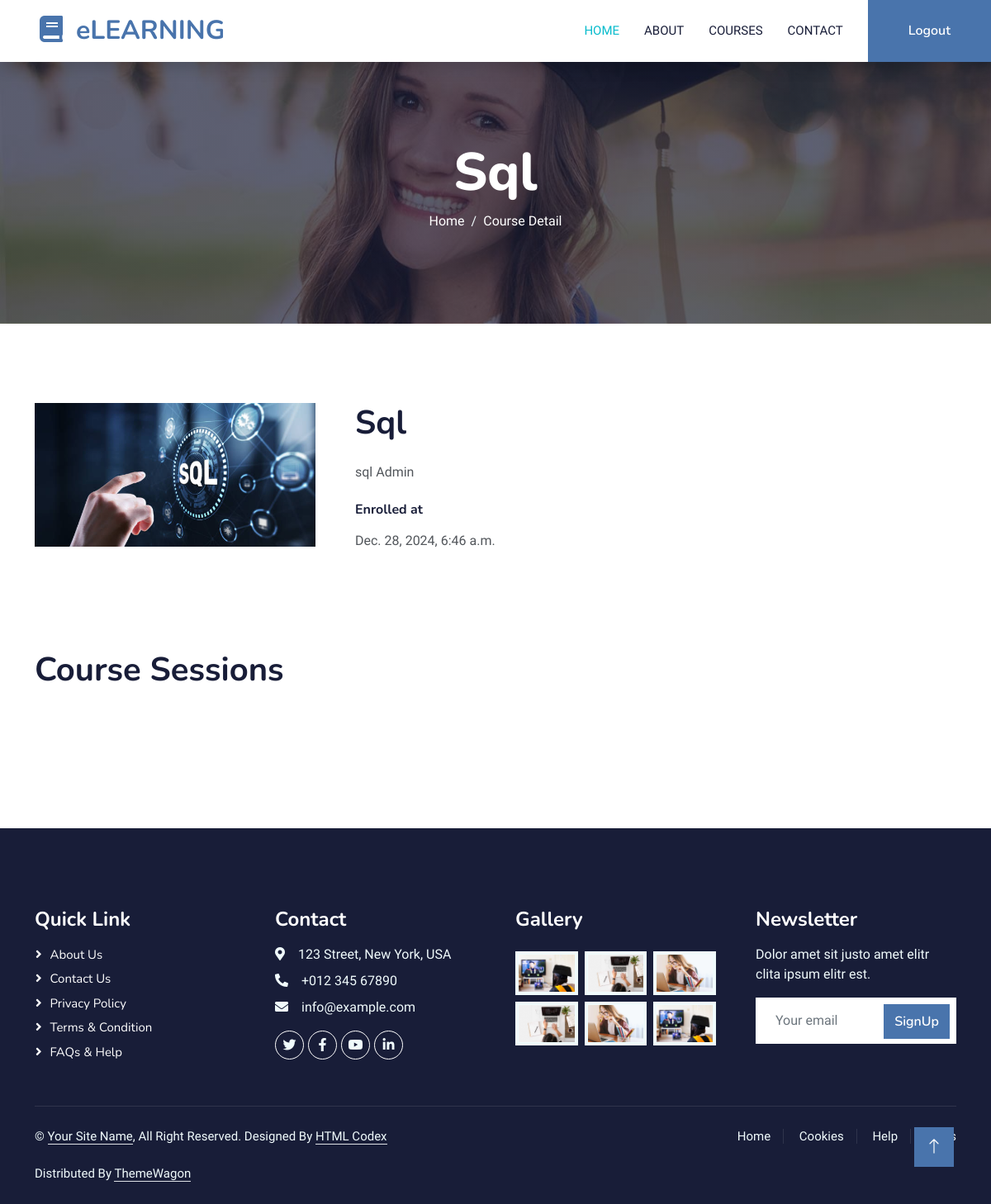
Page /course_detail/5 (signed in) on the committed database.
### courses/models.py (models this page shows, shortened)
class Course(models.Model):
    name = models.CharField(max_length=255)
    image = models.ImageField(upload_to="course/")
    category = models.ForeignKey(
        CourseCategory, related_name="courses", on_delete=models.CASCADE
    )
    description = models.TextField()
    created_at = models.DateTimeField(auto_now_add=True)

class Enrollment(models.Model):
    course = models.ForeignKey(Course, on_delete=models.CASCADE)
    student = models.ForeignKey(User, on_delete=models.CASCADE)
    enrolled_at = models.DateTimeField(auto_now_add=True)

### courses/views.py (the view)
# urls.py: path("course_detail/<int:course_id>", course_detail, name="course_detail"),
@login_required(login_url="/login")
def course_detail(request, course_id):
    course = Course.objects.get(id=course_id)
    is_enrolled = Enrollment.objects.filter(
        student=request.user, course=course
    ).exists()
    enrollment = Enrollment.objects.filter(student=request.user, course=course).first()
    return render(
        request,
        "courses/course_detail.html",
        context={
            "course": course,
            "enrollment": enrollment,
            "is_enrolled": is_enrolled,
        },
    )

### courses/templates/courses/course_detail.html (shortened to what this page needs)
{% extends 'base.html' %}
{% load static %}
{% block content %}
  <div class="container-fluid bg-primary py-5 mb-5 page-header">
    <div class="container py-5">
      <div class="row justify-content-center">
        <div class="col-lg-10 text-center">
          <h1 class="display-3 text-white animated slideInDown">{{ course.name }}</h1>
          <nav aria-label="breadcrumb">
            <ol class="breadcrumb justify-content-center">
              <li class="breadcrumb-item">
                <a class="text-white" href="{% static '#' %}">Home</a>
              </li>
              <li aria-current="page" class="breadcrumb-item text-white active">Course Detail</li>
            </ol>
          </nav>
        </div>
      </div>
    </div>
  </div>
  <div class="container-xxl py-5">
    <div class="container">
      <div class="row g-5">
        <div class="col-lg-4">
          <img class="img-fluid rounded" src="{{ course.image.url }}" alt="" />
        </div>
        <div class="col-lg-8">
          <h1 class="mb-4">{{ course.name }}</h1>
          <p class="mb-4">{{ course.description }}</p>
          {% if is_enrolled %}
            <div class="row g-4 mb-4">
              <div class="col-sm-6">
                <h6 class="mb-3">Enrolled at</h6>
                <span>{{ enrollment.enrolled_at }}</span>
              </div>
            </div>
          {% endif %}
        </div>
      </div>
      <div class="row g-5 mt-5">
        <h1 class="mb-4">Course Sessions</h1>
      </div>
    </div>
  </div>
{% endblock %}

### static/css/style.css (style rules this page uses)
:root { --primary: #06BBCC; --light: #F0FBFC; --dark: #181d38; }
.page-header { background: linear-gradient(rgba(24, 29, 56, .7), rgba(24, 29, 56, .7)), url(../img/carousel-1.jpg); background-position: center center; background-repeat: no-repeat; background-size: cover; }
.breadcrumb-item + .breadcrumb-item::before { color: var(--light); }

### rows in the picture
Course: name "Sql", image (picture), description "sql Admin"
Enrollment: enrolled_at "Dec. 28, 2024, 6:46 a.m."
